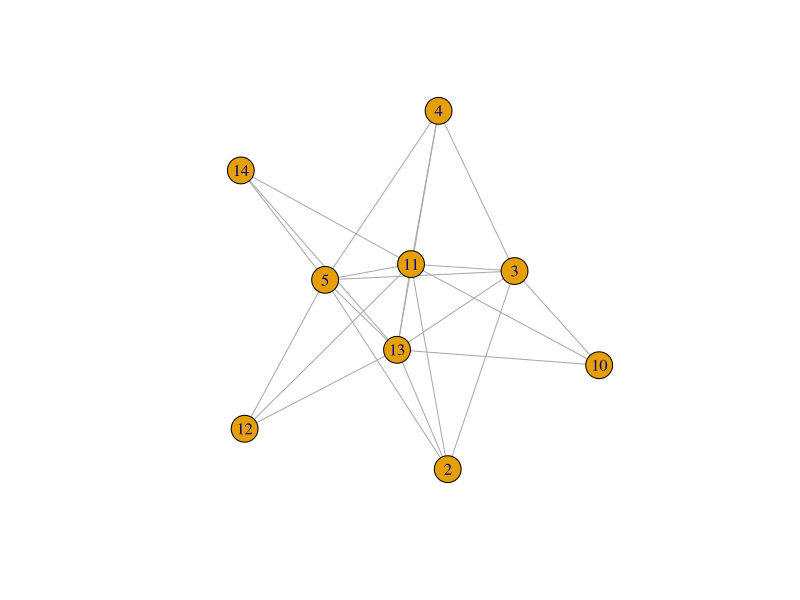

Generate this figure with R:
## ---- chunk 1
library(igraph) # Load the igraph package
## ---- chunk 2
g3<-graph_from_literal(2--3, 2--5, 2--11, 2--13, 3--4, 3--5, 3--10, 3--11, 3--13, 4--5, 4--11, 4--13, 5--11, 5--12, 5--13, 5--14, 10--11, 10--13, 11--12, 11--13, 11--14, 12--13, 13--14)
plot(g3) # A simple plot of the network 
